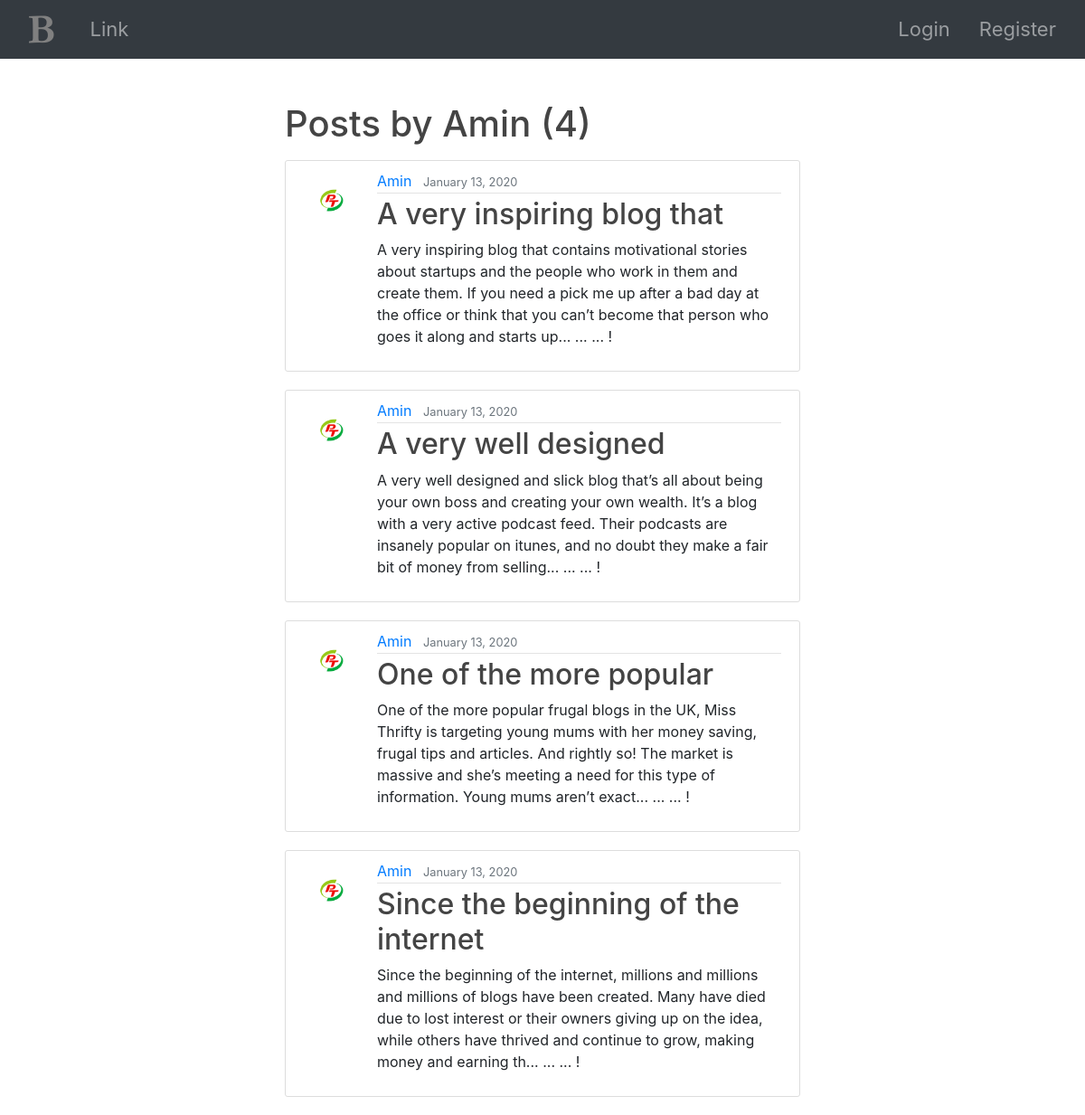
Page /user/Amin on the committed database.
### bdBlog/models.py (models this page shows, shortened)
class Post(models.Model):
    title = models.CharField(max_length=222)
    context = models.TextField()
    data_field = models.DateTimeField(auto_now_add=True)
    author = models.ForeignKey(User,on_delete=models.CASCADE)
    def textfild(self):
        return self.context[:250] + '... ... ... !'

### users/models.py (models this page shows, shortened)
class Profile(models.Model):
    user = models.OneToOneField(User, on_delete=models.CASCADE)
    image = models.ImageField(default='default.png', upload_to='profile_pics')

### bdBlog/views.py (the view)
# urls.py: path('user/<str:username>',views.UserPostListView.as_view(),name='user-posts'),
class UserPostListView(ListView):
    model = Post
    template_name = 'home/user_posts.html'
    context_object_name = 'posts'
    paginate_by = 5
    def get_queryset(self):
        user = get_object_or_404(User, username=self.kwargs.get('username'))
        return Post.objects.filter(author=user).order_by('-data_field')

### templates/home/user_posts.html (shortened to what this page needs)
{% extends 'base.html' %}
{% block details %}
    <h1 class="mb-3">Posts by {{ view.kwargs.username }} ({{ page_obj.paginator.count }})</h1>
    {% for post in posts %}
        <article class="media content-section">
            <img class="rounded-circle article-img" src="{{ post.author.profile.image.url }}">
            <div class="media-body">
                <div class="article-metadata">
                    <a class="mr-2" href="{% url 'user-posts' post.author.username %}">{{ post.author }}</a>
                    <small class="text-muted">{{ post.data_field|date:"F d, Y" }}</small>
                </div>
                <h2><a class="article-title" href="{% url 'detail' post.id %}">{{ post.title }}</a></h2>
                <p class="article-content">{{ post.textfild }}</p>
            </div>
        </article>
    {% endfor %}
{% endblock %}

### static/css/style.css (style rules this page uses)
* { margin: 0; padding: 0; }
body { background: #fafafa; color: #333333; margin-top: 5rem; }
h1, h2, h3, h4, h5, h6 { color: #444444; }
.content-section { background: #ffffff; padding: 10px 20px; border: 1px solid #dddddd; border-radius: 3px; margin-bottom: 20px; }
.article-title { color: #444444; }
.article-content { white-space: pre-line; }
.article-img { height: 65px; width: 65px; margin-right: 16px; }
.article-metadata { padding-bottom: 1px; margin-bottom: 4px; border-bottom: 1px solid #e3e3e3 }

### rows in the picture
Post: author.profile.image (picture), author "Amin", data_field "January 13, 2020", title "A very inspiring blog that", textfild "A very inspiring blog that contains motivational stories about startups and the people who work in them and create them. If you need a pick me up after a bad day at the office or think that you can’t become that person who goes it along and starts up... ... ... !"
Post: author.profile.image (picture), author "Amin", data_field "January 13, 2020", title "A very well designed", textfild "A very well designed and slick blog that’s all about being your own boss and creating your own wealth. It’s a blog with a very active podcast feed. Their podcasts are insanely popular on itunes, and no doubt they make a fair bit of money from selling... ... ... !"
Post: author.profile.image (picture), author "Amin", data_field "January 13, 2020", title "One of the more popular", textfild "One of the more popular frugal blogs in the UK, Miss Thrifty is targeting young mums with her money saving, frugal tips and articles. And rightly so! The market is massive and she’s meeting a need for this type of information. Young mums aren’t exact... ... ... !"
Post: author.profile.image (picture), author "Amin", data_field "January 13, 2020", title "Since the beginning of the internet", textfild "Since the beginning of the internet, millions and millions and millions of blogs have been created. Many have died due to lost interest or their owners giving up on the idea, while others have thrived and continue to grow, making money and earning th... ... ... !"

### other values in the picture
{{ view.kwargs.username }} "Amin"
{{ page_obj.paginator.count }} "4"
